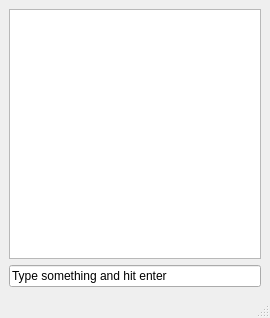
<?xml version="1.0" encoding="UTF-8"?>
<ui version="4.0">
 <class>ServerWindow</class>
 <widget class="QMainWindow" name="ServerWindow">
  <property name="geometry">
   <rect>
    <x>0</x>
    <y>0</y>
    <width>270</width>
    <height>318</height>
   </rect>
  </property>
  <property name="windowTitle">
   <string>1 Control</string>
  </property>
  <widget class="QWidget" name="centralwidget">
   <layout class="QGridLayout" name="gridLayout">
    <item row="0" column="0">
     <widget class="QTextBrowser" name="browser"/>
    </item>
    <item row="1" column="0">
     <widget class="QLineEdit" name="lineedit">
      <property name="text">
       <string>Type something and hit enter </string>
      </property>
     </widget>
    </item>
   </layout>
  </widget>
  <widget class="QMenuBar" name="menubar">
   <property name="geometry">
    <rect>
     <x>0</x>
     <y>0</y>
     <width>270</width>
     <height>21</height>
    </rect>
   </property>
  </widget>
  <widget class="QStatusBar" name="statusbar"/>
 </widget>
 <resources/>
 <connections/>
</ui>
